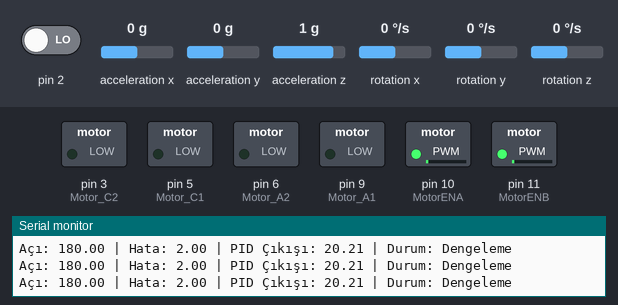
This sketch was run on a simulated Arduino Uno, built with avr-gcc and run on an emulated ATmega328P. Shown: switched loads named in the sketch (green lamp = pin HIGH), the last lines printed to the serial monitor. Inputs (shaded band) come from the test bench; at power-on: acceleration x 0 g, acceleration y 0 g, pin 2 LOW, acceleration z 1 g, rotation x 0 °/s, rotation y 0 °/s, rotation z 0 °/s. The sensor or clock chip raises its interrupt line as the real part does.

Above: at 1.7 s.
1.8 s: acceleration x set to -0.1 g
At 3.0 s:
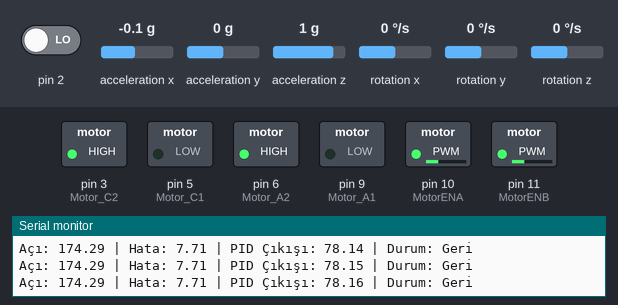
4.8 s: acceleration y set to -1.4 g
7.2 s: acceleration x set to 0.8 g
At 7.6 s:
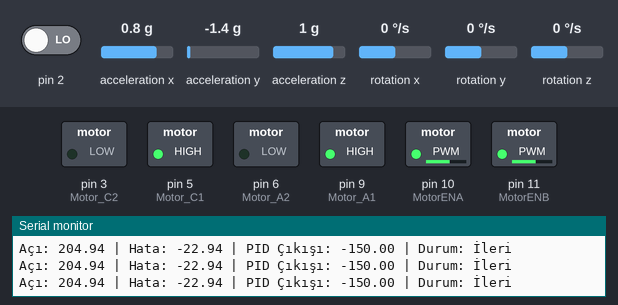
8.7 s: acceleration x set to -1.4 g
At 10.0 s:
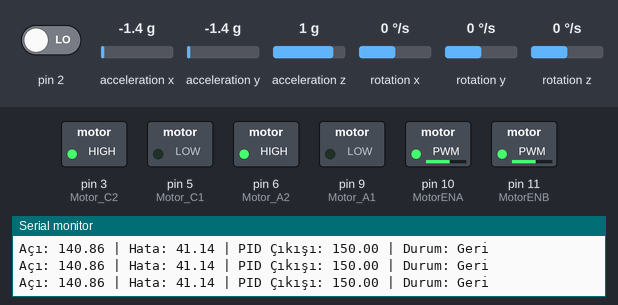
Timing chart, 0 to 11.2 s (numbered marks = the images above; inputs shaded):
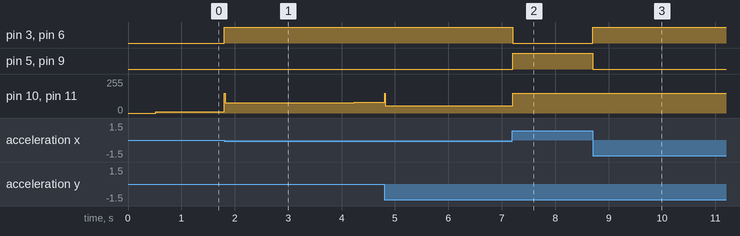

Measured:
- the behaviour switches between 0 and -0.1 g on acceleration x (found by bisection; images 0 and 1)
- after the input at 1.8 s, pin 3 (Motor_C2), pin 6 (Motor_A2): LOW → HIGH at once; pin 10 (MotorENA), pin 11 (MotorENB): 10/255 → 77/255 at once, → 78/255 0.97 s later, → 79/255 1.5 s later
- after the input at 7.2 s, pin 3 (Motor_C2), pin 6 (Motor_A2): HIGH → LOW at once; pin 5 (Motor_C1), pin 9 (Motor_A1): LOW → HIGH at once; pin 10 (MotorENA), pin 11 (MotorENB): 56/255 → 150/255 at once
- after the input at 8.7 s, pin 3 (Motor_C2), pin 6 (Motor_A2): LOW → HIGH at once; pin 5 (Motor_C1), pin 9 (Motor_A1): HIGH → LOW at once

The sketch:

balance_bot.ino
```cpp
#include "I2Cdev.h"
#include "MPU6050_6Axis_MotionApps20.h"
#include <PID_v1.h>
#include <Wire.h>

#define Motor_A1 9  // IN1
#define Motor_A2 6  // IN2
#define Motor_C1 5  // IN3
#define Motor_C2 3  // IN4
#define MotorENA 10 // ENA (Motor 1 hızı)
#define MotorENB 11 // ENB (Motor 2 hızı)

// MPU6050 Sensor
MPU6050 mpu;
bool dmpReady = false;
uint16_t packetSize;
uint8_t fifoBuffer[64];
Quaternion q;
VectorFloat gravity;
float ypr[3];

// PID variables
double setpoint = 182.00;
double input, output;
double Kp = 10.0;
double Ki = 0.1;
double Kd = 3.0;

PID pid(&input, &output, &setpoint, Kp, Ki, Kd, DIRECT);

// MPU6050 Interrupt flag
volatile bool mpuInterrupt = false;
void dmpDataReady() { mpuInterrupt = true; }

void setup() {
  Serial.begin(115200);
  Wire.begin();

  pinMode(Motor_A1, OUTPUT);
  pinMode(Motor_A2, OUTPUT);
  pinMode(Motor_C1, OUTPUT);
  pinMode(Motor_C2, OUTPUT);
  pinMode(MotorENA, OUTPUT);
  pinMode(MotorENB, OUTPUT);

  // Initialize MPU6050
  mpu.initialize();
  if (!mpu.testConnection()) {
    Serial.println("MPU6050 connection failed!");
    while (1);
  }
  Serial.println("MPU6050 connection successful");

  mpu.dmpInitialize();
  mpu.setXAccelOffset(-1767);
  mpu.setYAccelOffset(1037);
  mpu.setZAccelOffset(827);
  mpu.setXGyroOffset(99);
  mpu.setYGyroOffset(-22);
  mpu.setZGyroOffset(24);

  mpu.setDMPEnabled(true);
  attachInterrupt(digitalPinToInterrupt(2), dmpDataReady, RISING);
  dmpReady = true;
  packetSize = mpu.dmpGetFIFOPacketSize();

  pid.SetMode(AUTOMATIC);
  pid.SetSampleTime(10);
  pid.SetOutputLimits(-150, 150);
}

void loop() {
  if (!dmpReady) return;

  if (mpuInterrupt) {
    mpuInterrupt = false;

    // FIFO kontrolü
    if (mpu.getFIFOCount() < packetSize) return;
    if (mpu.getFIFOCount() >= 1024) {
      mpu.resetFIFO(); // FIFO'yu sıfırla
      Serial.println("FIFO overflow!"); // FIFO taşması
      return;
    }

    // FIFO'dan veri al
    mpu.getFIFOBytes(fifoBuffer, packetSize);
    mpu.dmpGetQuaternion(&q, fifoBuffer);
    mpu.dmpGetGravity(&gravity, &q);
    mpu.dmpGetYawPitchRoll(ypr, &q, &gravity);

    input = ypr[1] * 180 / M_PI + 180;  // YPR'yi açıya dönüştür
    double hata = setpoint - input;     // Hata hesapla

    pid.Compute();

    // Durum analizi
    String durum;
    if (abs(hata) < 5) { // Daha geniş tolerans
      durum = "Dengeleme";
      stop();  // Durum dengede ise motorları durdur
    } else if (hata > 5) {
      durum = "Geri";
      geri(output);  // PID'e göre geri hareket et
    } else {
      durum = "İleri";
      ileri(output);  // PID'e göre ileri hareket et
    }

    // Seri monitör çıktısı
    Serial.print("Açı: "); Serial.print(input);
    Serial.print(" | Hata: "); Serial.print(hata);
    Serial.print(" | PID Çıkışı: "); Serial.print(output);
    Serial.print(" | Durum: "); Serial.println(durum);
  }
}

void ileri(int hiz) {
  hiz = constrain(abs(hiz), 0, 255); // Negatif değerleri pozitif yap
  analogWrite(MotorENA, hiz);
  analogWrite(MotorENB, hiz);
  digitalWrite(Motor_A1, HIGH);
  digitalWrite(Motor_A2, LOW);
  digitalWrite(Motor_C1, HIGH);
  digitalWrite(Motor_C2, LOW);
}

void geri(int hiz) {
  hiz = constrain(abs(hiz), 0, 255); // Negatif değerleri pozitif yap
  analogWrite(MotorENA, hiz);
  analogWrite(MotorENB, hiz);
  digitalWrite(Motor_A1, LOW);
  digitalWrite(Motor_A2, HIGH);
  digitalWrite(Motor_C1, LOW);
  digitalWrite(Motor_C2, HIGH);
}

void stop() {
  analogWrite(MotorENA, 10); // Minimum hız
  analogWrite(MotorENB, 10); // Minimum hız
  digitalWrite(Motor_A1, LOW);
  digitalWrite(Motor_A2, LOW);
  digitalWrite(Motor_C1, LOW);
  digitalWrite(Motor_C2, LOW);
}
```
